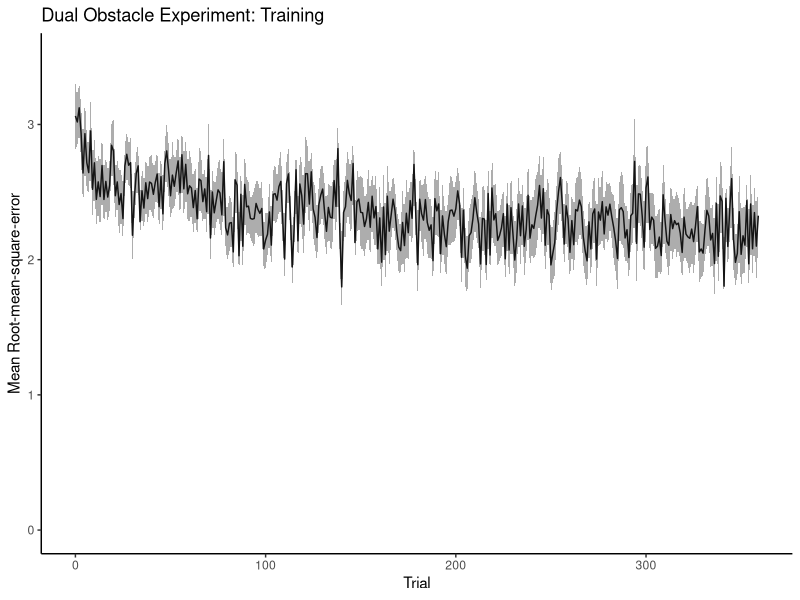
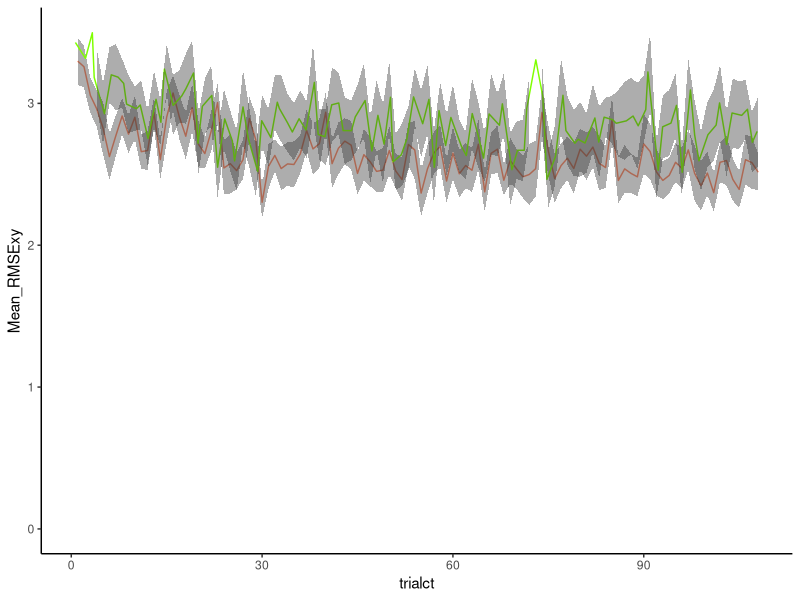
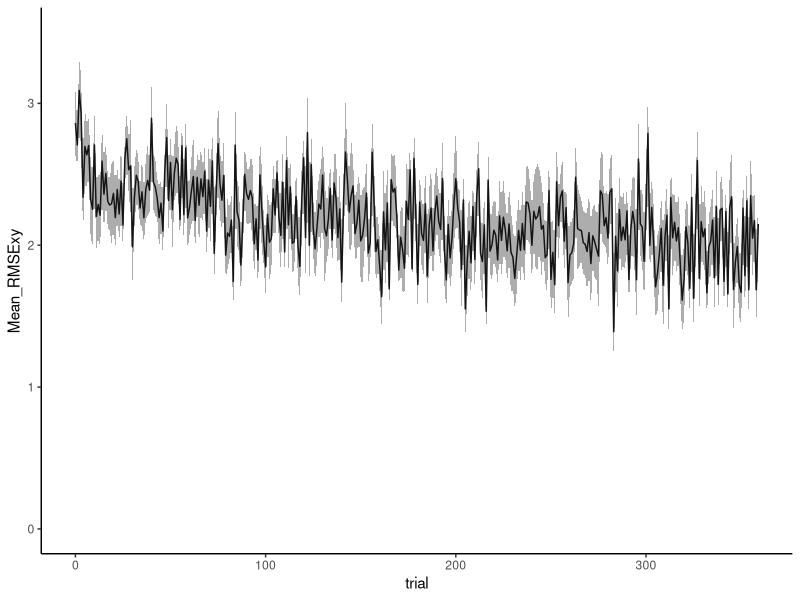
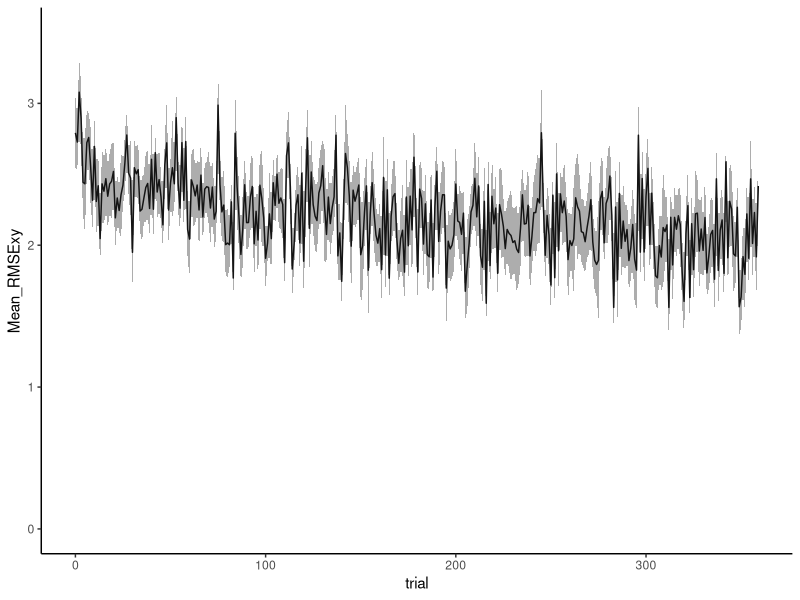
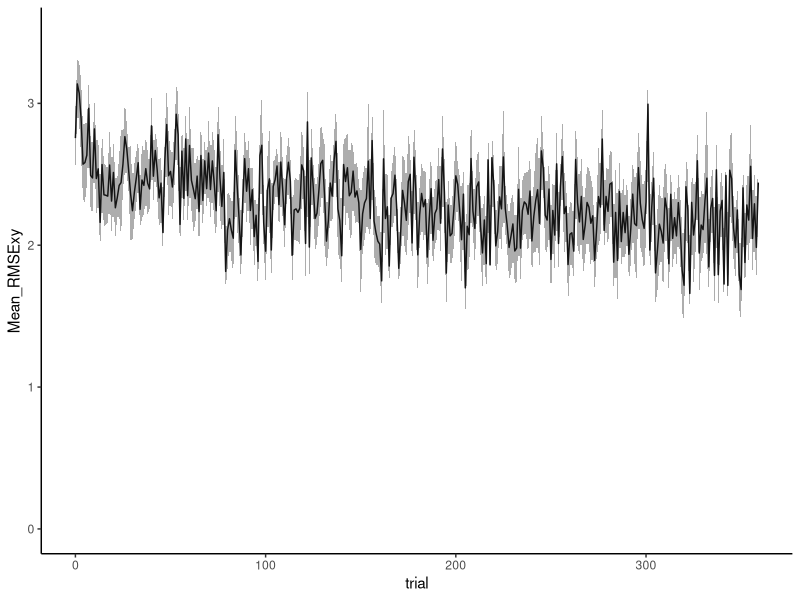
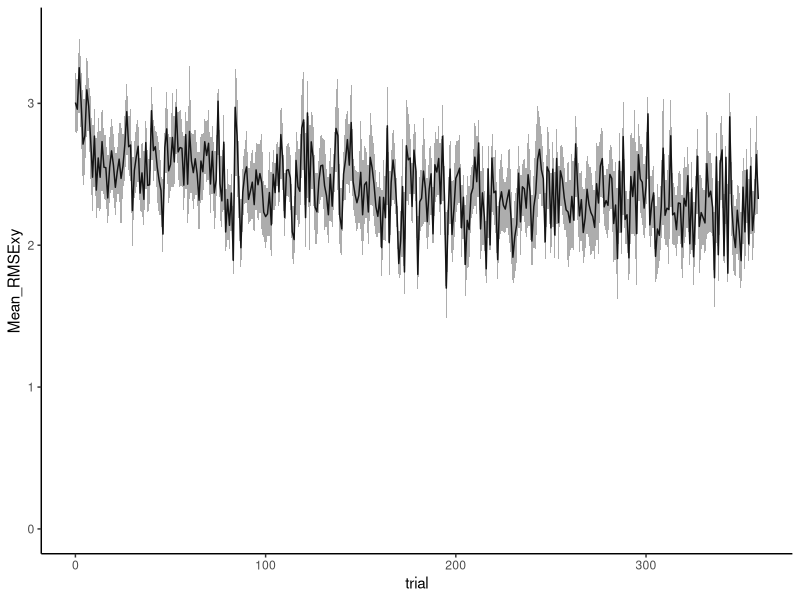
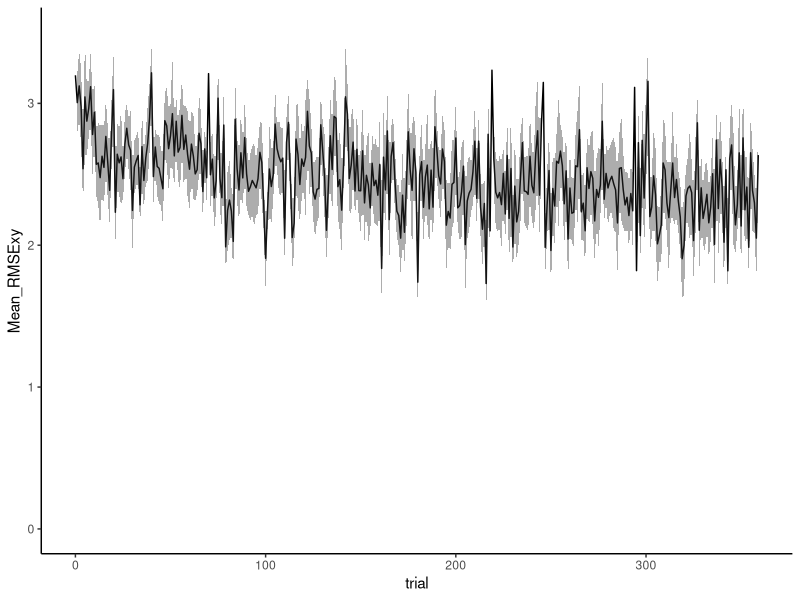
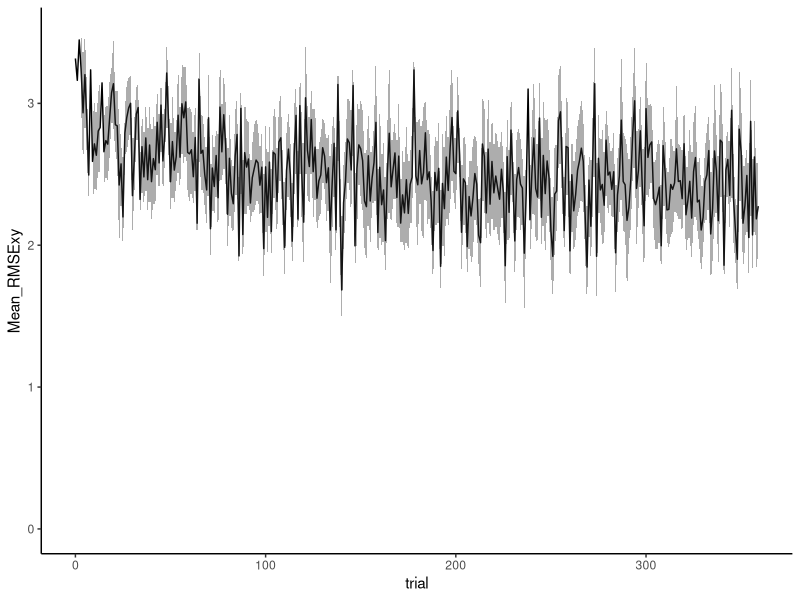

Here is the R script that generated these plots, in order:
##################################################################
##################### obstacle analysis script ##################
library(ggplot2)
library(dplyr)

#################### dual group ###################################

obsdual <- read.csv('data/DualObs_Data0305_DUALONLY.csv', header = TRUE)
obsdual <- tbl_df(obsdual)

# training data
obs_dual_train <- obsdual %>% filter(condition == 'train_dual') # looking only at training
taskmeans<- obs_dual_train %>% group_by(subject) %>% group_by(trial) %>% 
  summarise(Mean_RMSExy = mean(RMSExy, na.rm=TRUE), SD_RMSExy = sd(RMSExy, na.rm=TRUE), 
            SEM_RMSExy = SD_RMSExy/sqrt(length(unique(subject))))

# plot - ALL training data
ggplot(data=taskmeans, aes(x=trial, y=Mean_RMSExy)) +
  geom_line() + 
  geom_ribbon(aes(ymin=Mean_RMSExy-SEM_RMSExy, ymax=Mean_RMSExy+SEM_RMSExy),
              alpha=0.4) +
  theme(panel.grid.major = element_blank(), panel.grid.minor = element_blank(),
        panel.background = element_blank(), axis.line = element_line(colour = "black")) +
  ylim(0, 3.5) +
  ylab("Mean Root-mean-square-error") +
  xlab("Trial") +
  ggtitle('Dual Obstacle Experiment: Training')

# analyzing adaptation for each obstacle (and thus, each "free" target set - due to very large reach berth)
# CW trials - leftward obstacle - analyze only 90, 75, and 60 degree targets
obs_dual_train_CW <- obs_dual_train %>% filter(rotationval == -1) %>%
  filter(targetang %in% c(90, 75, 60)) %>%
  group_by(subject) %>%
  mutate(trialct = 1:n()) %>%
  ungroup()

obs_dual_train_CW.summary <- obs_dual_train_CW %>%
  group_by(trialct) %>%
  summarise(Mean_RMSExy = mean(RMSExy, na.rm = TRUE), 
            SD_RMSExy = sd(RMSExy, na.rm=TRUE), 
            SEM_RMSExy = SD_RMSExy/sqrt(length(unique(subject))))

obs_dual_train_CCW <- obs_dual_train %>% filter(rotationval == 1) %>%
  filter(targetang %in% c(120, 105, 90)) %>%
  group_by(subject) %>%
  mutate(trialct = 1:n()) %>%
  ungroup()

obs_dual_train_CW.summary <- obs_dual_train_CW %>%
  group_by(trialct) %>%
  summarise(Mean_RMSExy = mean(RMSExy, na.rm = TRUE), 
            SD_RMSExy = sd(RMSExy, na.rm=TRUE), 
            SEM_RMSExy = SD_RMSExy/sqrt(length(unique(subject))))

obs_dual_train_CCW.summary <- obs_dual_train_CCW %>%
  group_by(trialct) %>%
  summarise(Mean_RMSExy = mean(RMSExy, na.rm = TRUE), 
            SD_RMSExy = sd(RMSExy, na.rm=TRUE), 
            SEM_RMSExy = SD_RMSExy/sqrt(length(unique(subject))))

ggplot(data= obs_dual_train_CW.summary, aes(x=trialct, y=Mean_RMSExy)) +
  geom_line(color='salmon1') + 
  geom_ribbon(aes(ymin=Mean_RMSExy-SEM_RMSExy, ymax=Mean_RMSExy+SEM_RMSExy),
              alpha=0.4) +
  geom_line(data= obs_dual_train_CCW.summary, aes(x=trialct, y=Mean_RMSExy), position="jitter",color='chartreuse1') + 
  geom_ribbon(data= obs_dual_train_CCW.summary,aes(ymin=Mean_RMSExy-SEM_RMSExy, ymax=Mean_RMSExy+SEM_RMSExy), alpha=0.4) +
  theme(panel.grid.major = element_blank(), panel.grid.minor = element_blank(),
        panel.background = element_blank(), axis.line = element_line(colour = "black")) +
  ylim(0, 3.5) 

##################################################################
##################################################################
##################################################################
# analyze visuomotor adaptation (dv -- RMSExy)

block1<- obs_dual_train %>% filter(trial %in% c(0)) %>% group_by(subject) %>% summarise(RMSE = mean(RMSExy, na.rm=TRUE), block = mean(block5))
blocklast<- obs_dual_train %>% filter(trial %in% c(355,356,357,358,359)) %>% group_by(subject) %>% summarise(RMSE = mean(RMSExy, na.rm=TRUE), block = ceiling(mean(block5)))
adaptdf<- rbind(block1,blocklast)

adaptdf$block <- factor(adaptdf$block)
adaptdf$subject <- factor(adaptdf$subject)

RM_RMSE <- aov(RMSE ~ block + Error(subject/block), data=adaptdf)
summary(RM_RMSE)
# the effect of block is significant (F(1,22)=8.352, p=0.0085)

# NOTE --- analyze per target location AND TAG OBSTRUCTED AND NOT
for (rot in sort(unique(obs_dual_train$rotationval))){
  
  for (target in sort(unique(obs_dual_train$targetang))){
    
    taskmeans<- obs_dual_train %>% filter(rotationval == rot | targetang == target) %>% group_by(subject) %>% group_by(trial) %>% 
      summarise(Mean_RMSExy = mean(RMSExy, na.rm=TRUE), SD_RMSExy = sd(RMSExy, na.rm=TRUE), 
                SEM_RMSExy = SD_RMSExy/sqrt(length(unique(subject))))
    
    taskplot <- ggplot(data=taskmeans, aes(x=trial, y=Mean_RMSExy)) +
      geom_line() + 
      geom_ribbon(aes(ymin=Mean_RMSExy-SEM_RMSExy, ymax=Mean_RMSExy+SEM_RMSExy),
                  alpha=0.4) +
      theme(panel.grid.major = element_blank(), panel.grid.minor = element_blank(),
            panel.background = element_blank(), axis.line = element_line(colour = "black")) +
      ylim(0, 3.5) +
      geom_smooth(method="lm", formula= (Mean_RMSExy ~ exp(trial)), se=FALSE, linetype = 1)
    
    print(taskplot)
    # DO ANOVA ON BLOCK 2 ACROSS TARGETS
    
  }
}


##################################################################
##################################################################
##################################################################
# nocursor data
obs_dual_AE <- obsdual %>% filter(condition == c("nocur_1", "nocur_2")) # only nocursors 
# AEmeans<- obs_dual_AE %>% group_by(subject) %>% group_by(trial) %>% 
#   summarise(Mean_angmaxvel = mean(angmaxvel, na.rm=TRUE), SD_angmaxvel = sd(angmaxvel, na.rm=TRUE), 
#             SEM_angmaxvel = SD_angmaxvel/sqrt(length(unique(subject))))

for (rot in sort(unique(obs_dual_AE$rotationval))){
  
  nocur1<- obs_dual_AE %>% filter(rotationval == rot) %>% filter(condition == "nocur_1") %>% filter(trial %in% c(25,26,27,28,29)) %>%
    group_by(subject) %>% summarise(pv = mean(angmaxvel, na.rm=TRUE), block = ceiling(mean(block5))) %>% mutate(task = 'nocur1')
  # boxplot(nocur1$pv)
  nocur2<- obs_dual_AE %>% filter(rotationval == rot) %>% filter(condition == "nocur_2") %>% filter(trial %in% c(0, 1, 2, 3, 4)) %>% 
    group_by(subject) %>% summarise(pv = mean(angmaxvel, na.rm=TRUE), block = ceiling(mean(block5))) %>% mutate(task = 'nocur2')
  # boxplot(nocur2$pv)
  nocurdf<- rbind(nocur1,nocur2)
  
  nocurdf$task <- factor(nocurdf$task)
  nocurdf$subject <- factor(nocurdf$subject)
  
  AE_dual_n <- nocur2$pv - nocur1$pv
  t.test(AE_dual_n, mu = 0)
  # dual CCW - t(17) = -2.29, p=0.035
  # dual CW t(20) = 2.11, p = 0.047
  
}
